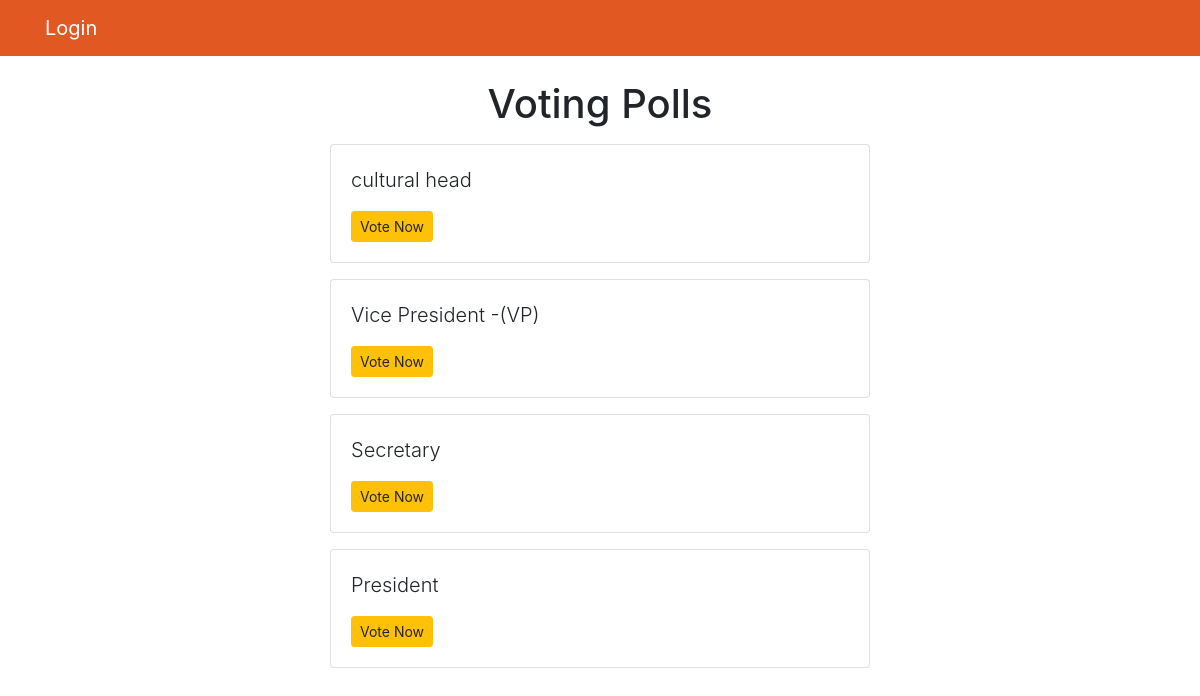
Screenshot of /polls/ with the database file from the repository.
### polls/models.py (models this page shows, shortened)
class Question(models.Model):
    question_text = models.CharField(max_length=200)
    pub_date = models.DateTimeField('date published')

### polls/views.py (the view)
# urls.py: path('', views.index, name='index'),
def index(request):
    current_questions = Question.objects.order_by('-pub_date')[:5]
    context = {'current_questions': current_questions}
    return render(request, 'polls/index.html', context)

### templates/polls/index.html
{% extends 'base1.html' %}
{% block content %}
  <h1 class="text-center mb-3">Voting Polls</h1>
  {% if current_questions %}
    {% for question in current_questions %}
      <div class="card mb-3">
        <div class="card-body">
          <p class="lead">{{ question.question_text }}</p>
          <a href="{% url 'polls:detail' question.id %}" class="btn btn-warning btn-sm">Vote Now</a>
        </div>
      </div>
    {% endfor %}
  {% else %}
    <p>No polls available</p>
  {% endif %}
{% endblock %}

### rows the page displays
Question: question_text "cultural head"
Question: question_text "Vice President -(VP)"
Question: question_text "Secretary"
Question: question_text "President"
